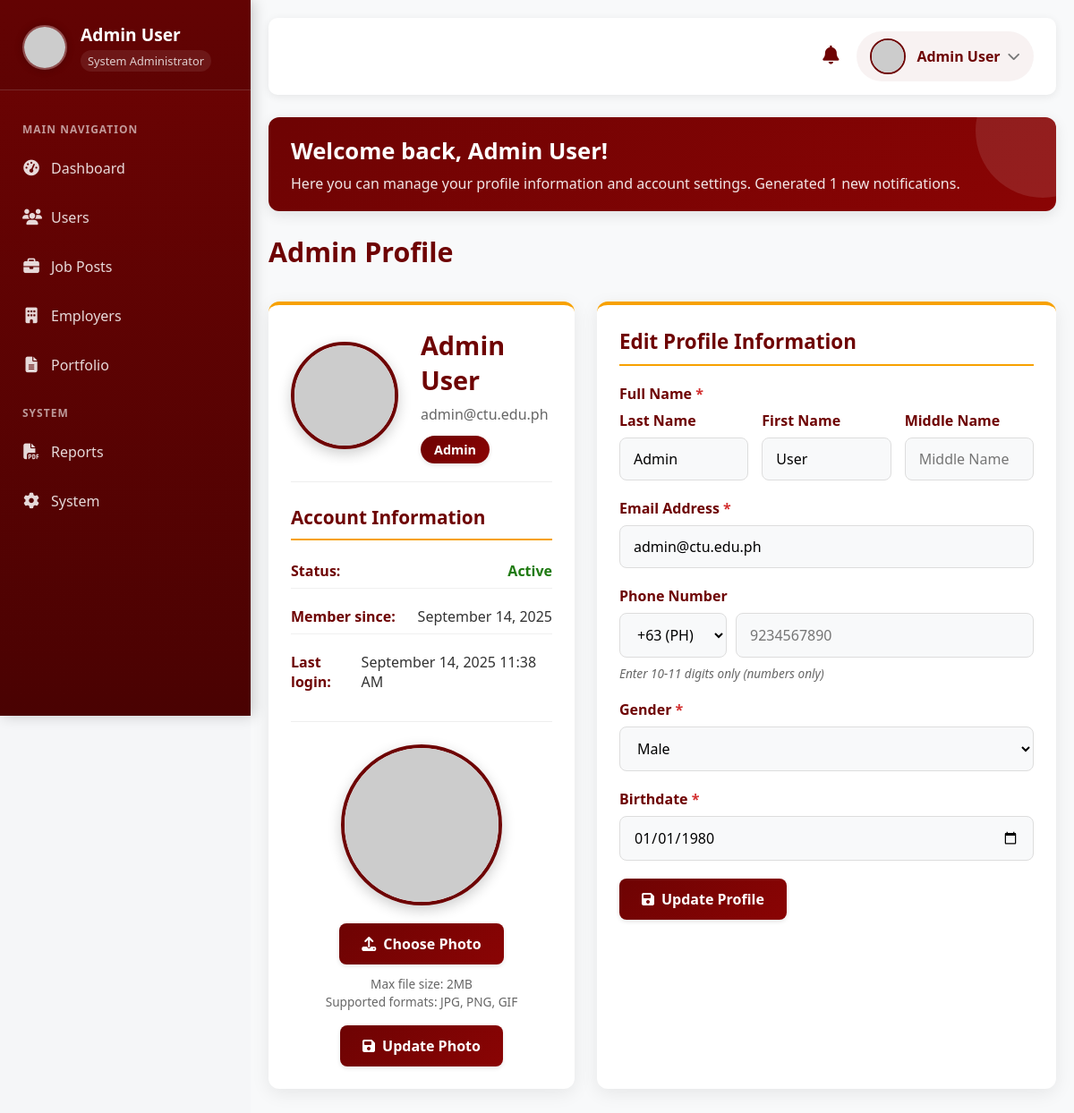
Before: /admin_profile.php (signed in) with the older database file.
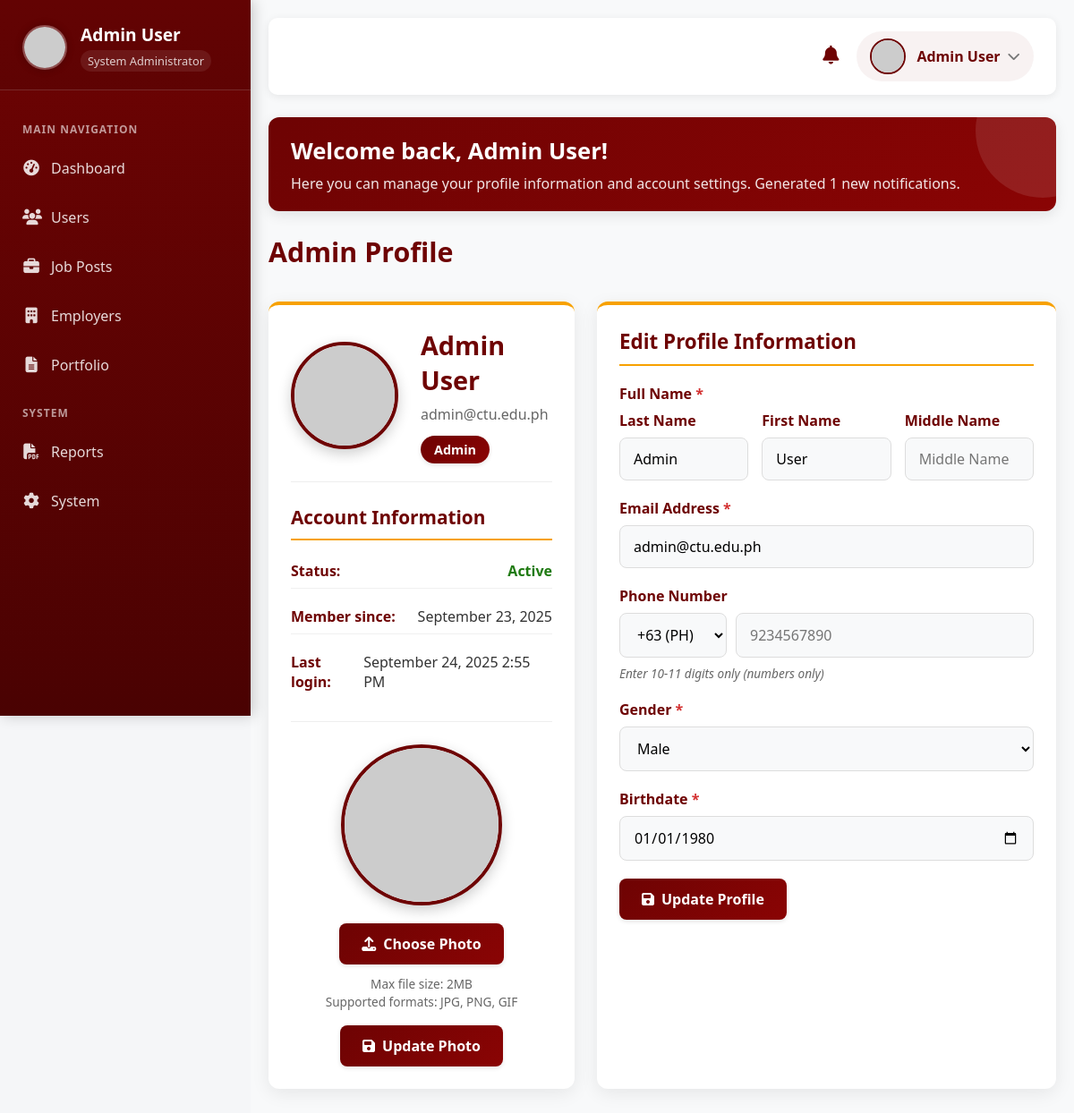
After: the same page with the newer database file.
### tables this page shows
CREATE TABLE `users` (
  `usr_id` int NOT NULL AUTO_INCREMENT,
  `usr_name` varchar(100) NOT NULL,
  `usr_email` varchar(100) NOT NULL,
  `usr_phone` varchar(15) DEFAULT NULL,
  `usr_password` varchar(255) NOT NULL,
  `usr_profile_photo` varchar(255) DEFAULT NULL,
  `usr_role` enum('admin','graduate','employer','staff') DEFAULT NULL,
  `usr_gender` enum('Male','Female','Other') DEFAULT NULL,
  `usr_birthdate` date DEFAULT NULL,
  `usr_address` varchar(255) DEFAULT NULL,
  `usr_is_approved` tinyint(1) DEFAULT '0',
  `usr_account_status` enum('active','pending','suspended','inactive') DEFAULT 'pending',
  `usr_failed_login_attempts` int DEFAULT '0',
  `usr_last_login` timestamp NULL DEFAULT NULL,
  `usr_reset_token` varchar(255) DEFAULT NULL,
  `usr_reset_expiry` timestamp NULL DEFAULT NULL,
  `usr_created_at` timestamp NULL DEFAULT CURRENT_TIMESTAMP,
  `usr_updated_at` timestamp NULL DEFAULT CURRENT_TIMESTAMP ON UPDATE CURRENT_TIMESTAMP,
  PRIMARY KEY (`usr_id`),
  UNIQUE KEY `usr_email` (`usr_email`),
  UNIQUE KEY `usr_phone` (`usr_phone`),
  KEY `idx_usr_email` (`usr_email`),
  KEY `idx_usr_role` (`usr_role`),
  KEY `idx_usr_status` (`usr_account_status`)
);

### admin_profile.php (the view, shortened to what the rows shown need)
<?php
$host = "localhost";
$dbname = "growth_db";
$username = "root";
$password = "06162004";
try {
    $conn = new PDO("mysql:host=$host;dbname=$dbname", $username, $password);
    $conn->setAttribute(PDO::ATTR_ERRMODE, PDO::ERRMODE_EXCEPTION);
} catch (PDOException $e) {
    die("Database Connection Failed: " . $e->getMessage());
}
function createAdminNotification($conn, $type, $message, $related_id = null) {
    $adminStmt = $conn->query("SELECT usr_id FROM users WHERE usr_role = 'admin'");
    $admins = $adminStmt->fetchAll(PDO::FETCH_COLUMN);
    foreach ($admins as $adminId) {
        $stmt = $conn->prepare("INSERT INTO notifications (notif_usr_id, notif_message, notif_type, notif_created_at)
                               VALUES (?, ?, ?, NOW())");
        $stmt->execute([$adminId, $message, $type]);
    }
}
function checkNewUserRegistrations($conn) {
    $lastNotifStmt = $conn->query("SELECT MAX(notif_created_at) FROM notifications WHERE notif_type = 'new_user_registration'");
    $lastNotif = $lastNotifStmt->fetchColumn();
    if ($lastNotif) {
        $sql = "SELECT usr_id, usr_name, usr_role, usr_email, usr_created_at
                FROM users
                WHERE usr_created_at > ?
                AND usr_role != 'admin'
                AND usr_created_at >= DATE_SUB(NOW(), INTERVAL 7 DAY) -- Limit to last 7 days to avoid old users
                ORDER BY usr_created_at DESC";
        $newUsersStmt = $conn->prepare($sql);
        $newUsersStmt->execute([$lastNotif]);
        $newUsers = $newUsersStmt->fetchAll(PDO::FETCH_ASSOC);
    } else {
        $newUsers = $conn->query("
            SELECT usr_id, usr_name, usr_role, usr_email, usr_created_at
            FROM users
            WHERE usr_created_at >= DATE_SUB(NOW(), INTERVAL 24 HOUR)
            AND usr_role != 'admin'
            ORDER BY usr_created_at DESC
        ")->fetchAll(PDO::FETCH_ASSOC);
    }
    return 0;
}
function checkPendingApprovals($conn) {
    $notificationsGenerated = 0;
    $pendingEmployers = $conn->query("SELECT COUNT(*) as count FROM users WHERE usr_role = 'employer' AND usr_is_approved = FALSE")->fetch(PDO::FETCH_ASSOC);
    $pendingJobs = $conn->query("SELECT COUNT(*) as count FROM jobs WHERE job_status = 'pending'")->fetch(PDO::FETCH_ASSOC);
    return $notificationsGenerated;
}
function checkProfileIssues($conn) {
    $incompleteProfiles = $conn->query("
        SELECT COUNT(*) as count FROM users u
        LEFT JOIN graduates g ON u.usr_id = g.grad_usr_id
        WHERE u.usr_role = 'graduate'
        AND (g.grad_id IS NULL OR g.grad_school_id = '' OR g.grad_degree = '' OR g.grad_job_preference = '')
    ")->fetch(PDO::FETCH_ASSOC);
    return 0;
}
function checkApplicationTrends($conn) {
    $recentApplications = $conn->query("
        SELECT COUNT(*) as count FROM applications
        WHERE app_applied_at >= DATE_SUB(NOW(), INTERVAL 1 HOUR)
    ")->fetch(PDO::FETCH_ASSOC);
    $lastAppNotif = $conn->query("SELECT MAX(notif_created_at) FROM notifications WHERE notif_type = 'new_application'")->fetchColumn();
    if ($lastAppNotif) {
        $newApplications = $conn->query("
            SELECT COUNT(*) as count FROM applications
            WHERE app_applied_at > '$lastAppNotif'
        ")->fetch(PDO::FETCH_ASSOC);
    } else {
        $newApplications = $conn->query("
            SELECT COUNT(*) as count FROM applications
            WHERE app_applied_at >= DATE_SUB(NOW(), INTERVAL 1 HOUR)
        ")->fetch(PDO::FETCH_ASSOC);
    }
    return 0;
}
function checkSystemAnalytics($conn) {
    $notificationsGenerated = 0;
    $employmentRate = $conn->query("
        SELECT
            COUNT(*) as total_graduates,
            SUM(CASE WHEN a.app_status = 'hired' THEN 1 ELSE 0 END) as hired_graduates
        FROM graduates g
        LEFT JOIN users u ON g.grad_usr_id = u.usr_id
        LEFT JOIN applications a ON u.usr_id = a.app_grad_usr_id
    ")->fetch(PDO::FETCH_ASSOC);
    if ($employmentRate['total_graduates'] > 0) {
        $employmentPercentage = round(($employmentRate['hired_graduates'] / $employmentRate['total_graduates']) * 100);
        if ($employmentPercentage >= 70) {
            $existingNotif = $conn->prepare("SELECT COUNT(*) FROM notifications
                                            WHERE notif_type = 'employment_success'
                                            AND DATE(notif_created_at) = CURDATE()");
            $existingNotif->execute();
            if ($existingNotif->fetchColumn() == 0) {
                createAdminNotification($conn, 'employment_success',
                    "Great news! Employment rate is at {$employmentPercentage}% among graduates.");
                $notificationsGenerated++;
            }
        } elseif ($employmentPercentage <= 30) {
            $existingNotif = $conn->prepare("SELECT COUNT(*) FROM notifications
                                            WHERE notif_type = 'employment_low'
                                            AND DATE(notif_created_at) = CURDATE()");
            $existingNotif->execute();
            if ($existingNotif->fetchColumn() == 0) {
                createAdminNotification($conn, 'employment_low',
                    "Employment rate is low at {$employmentPercentage}%. Consider career support initiatives.");
                $notificationsGenerated++;
            }
        }
    }
    $topSkillsQuery = $conn->query("
        SELECT job_skills, COUNT(*) as job_count
        FROM jobs
        WHERE job_status = 'active'
        AND job_skills IS NOT NULL
        AND job_skills != ''
        GROUP BY job_skills
        ORDER BY job_count DESC
        LIMIT 1
    ");
    $topSkills = $topSkillsQuery->fetch(PDO::FETCH_ASSOC);
    return $notificationsGenerated;
}
function generateSystemNotifications($conn) {
    $totalNotifications = 0;
    $totalNotifications += checkNewUserRegistrations($conn);
    $totalNotifications += checkPendingApprovals($conn);
    $totalNotifications += checkProfileIssues($conn);
    $totalNotifications += checkApplicationTrends($conn);
    $totalNotifications += checkSystemAnalytics($conn);
    return $totalNotifications;
}
$notificationsGenerated = generateSystemNotifications($conn);
$admin_id = $_SESSION['user_id'];
$admin_stmt = $conn->prepare("SELECT * FROM users WHERE usr_id = :id");
$admin_stmt->bindParam(':id', $admin_id);
$admin_stmt->execute();
$admin_user = $admin_stmt->fetch(PDO::FETCH_ASSOC);
$last_name = '';
$first_name = '';
if (!empty($admin_user['usr_name'])) {
    $name_parts = explode(' ', $admin_user['usr_name']);
    $name_count = count($name_parts);
    if ($name_count >= 1) {
        $last_name = $name_parts[0];
    }
    if ($name_count >= 2) {
        $first_name = $name_parts[1];
    }
}
$profile_photo = "https://ui-avatars.com/api/?name=" . urlencode($admin_user['usr_name']) . "&background=3498db&color=fff";
?>
<!DOCTYPE html>
<html lang="en">
<head>
    <link rel="stylesheet" href="https://cdnjs.cloudflare.com/ajax/libs/font-awesome/6.4.0/css/all.min.css">
    <link rel="stylesheet" href="https://cdnjs.cloudflare.com/ajax/libs/cropperjs/1.5.13/cropper.min.css">
</head>
<body>
    <div class="sidebar">
        <div class="sidebar-header">
            <div class="sidebar-header-text">
                <h3><?= htmlspecialchars($admin_user['usr_name']) ?></h3>
                <div class="admin-role">System Administrator</div>
            </div>
        </div>
    </div>
    <div class="main-content">
        <div class="top-nav">
            <div class="nav-right">
                <div class="admin-profile" id="adminProfile">
                    <img src="<?= $profile_photo ?>" alt="Admin">
                    <span class="admin-name"><?= htmlspecialchars($admin_user['usr_name']) ?></span>
                    <i class="fas fa-chevron-down"></i>
                </div>
            </div>
        </div>
        <div class="welcome-message">
            <h2>Welcome back, <?= htmlspecialchars($admin_user['usr_name']) ?>!</h2>
            <p>Here you can manage your profile information and account settings. <?= $notificationsGenerated > 0 ? "Generated {$notificationsGenerated} new notifications." : "" ?></p>
        </div>
        <div class="page-header">
            <h1 class="page-title">Admin Profile</h1>
        </div>
        <div class="profile-container">
            <div class="profile-card">
                <div class="profile-header">
                    <div class="profile-info">
                        <h2><?= htmlspecialchars($admin_user['usr_name']) ?></h2>
                        <p><?= htmlspecialchars($admin_user['usr_email']) ?></p>
                        <span class="profile-role"><?= ucfirst($admin_user['usr_role']) ?></span>
                    </div>
                </div>
                <div class="profile-stats">
                    <h3>Account Information</h3>
                    <p><strong>Status:</strong> <span style="color: var(--green); font-weight: 600;">Active</span></p>
                    <p><strong>Member since:</strong> <?= date('F j, Y', strtotime($admin_user['usr_created_at'])) ?></p>
                    <p><strong>Last login:</strong>
                        <?= $admin_user['usr_last_login'] ? date('F j, Y g:i A', strtotime($admin_user['usr_last_login'])) : 'Never' ?>
                    </p>
                </div>
            </div>
            <div class="profile-card">
                <form method="POST" action="">
                    <div class="form-group">
                        <div class="name-container">
                            <div>
                                <label class="form-label" for="last_name">Last Name</label>
                                <input type="text" id="last_name" name="last_name" class="form-control"
                                       value="<?= htmlspecialchars($last_name) ?>"
                                       required placeholder="Last Name">
                            </div>
                            <div>
                                <label class="form-label" for="first_name">First Name</label>
                                <input type="text" id="first_name" name="first_name" class="form-control"
                                       value="<?= htmlspecialchars($first_name) ?>"
                                       required placeholder="First Name">
                            </div>
                        </div>
                    </div>
                    <div class="form-group">
                        <label for="email">Email Address <span class="required">*</span></label>
                        <input type="email" id="email" name="email" class="form-control" value="<?= htmlspecialchars($admin_user['usr_email']) ?>" required>
                    </div>
                    <div class="form-group">
                        <label for="gender">Gender <span class="required">*</span></label>
                        <select id="gender" name="gender" class="form-control" required>
                            <option value="Male" <?= $admin_user['usr_gender'] == 'Male' ? 'selected' : '' ?>>Male</option>
                        </select>
                    </div>
                    <div class="form-group">
                        <label for="birthdate">Birthdate <span class="required">*</span></label>
                        <input type="date" id="birthdate" name="birthdate" class="form-control" value="<?= $admin_user['usr_birthdate'] ?>" required>
                    </div>
                </form>
            </div>
        </div>
    </div>
</body>
</html>

Changed rows visible on the page:
changed users "Admin User": usr_created_at "September 14, 2025" → "September 23, 2025"; usr_last_login "September 14, 2025 11:38 AM" → "September 24, 2025 2:55 PM"
